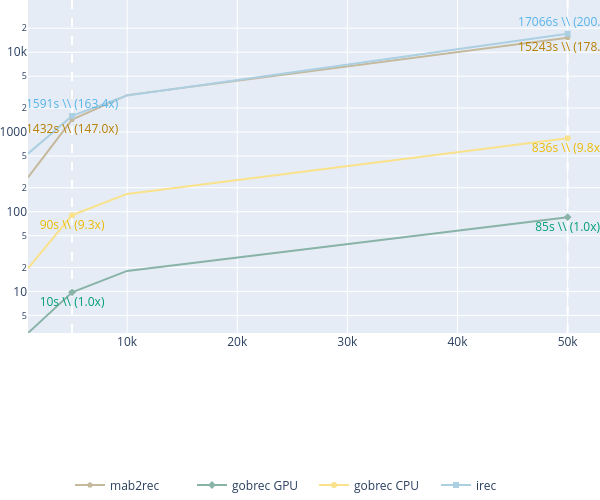

Notebook code for this chart:
### Code cell
symbols = {
    'gobrec GPU': 'diamond',
    'gobrec CPU': 'circle',
    'irec': 'square',
    'mab2rec': 'pentagon'
}

def generate_line_plot_with_enhances(df, x, y, color):
    fig = go.Figure()
    
    df['enhance'] = (
        df["Mean execution time (s)"] /
        df.groupby("Items number")
        .apply(lambda g: g.loc[g["Algorithm"] == "gobrec GPU", "Mean execution time (s)"].iloc[0])
        .reindex(df["Items number"]).values
    )
    
    df_group = df[df[color] == 'gobrec GPU']
    
    fig.add_vline(x=df_group[x].iloc[2], line=dict(color=vline_color, dash='dash'), layer='below')
    fig.add_vline(x=df_group[x].iloc[3], line=dict(color=vline_color, dash='dash'), layer='below')
    
    for c_group in df[color].unique():
        df_group = df[df[color] == c_group]

        fig.add_trace(
            go.Scatter(
                x=df_group[x],
                y=df_group[y],
                name=c_group,
                mode='lines',
                showlegend=False,
                line=dict(color=colors.get(c_group, 'black'))
            )
        )

    for c_group in df[color].unique():
        df_group = df[df[color] == c_group]
        
        if c_group == 'irec':
            text_position = "top center"
        else:
            text_position = "bottom center"

        fig.add_trace(
            go.Scatter(
                x=[df_group[x].iloc[2]],
                y=[df_group[y].iloc[2]],
                mode="markers+text",
                text=[f"{round(df_group[y].iloc[2])}s \\\\ ({round(df_group['enhance'].iloc[2], 1)}x)"],
                textposition=text_position,
                showlegend=False,
                textfont=dict(color=text_colors.get(c_group, 'black')),
                line=dict(color=colors.get(c_group, 'black')),
                marker_symbol=symbols.get(c_group, 'circle')
            )
        )

        fig.add_trace(
            go.Scatter(
                x=[df_group[x].iloc[3]],
                y=[df_group[y].iloc[3]],
                mode="markers+text",
                text=[f"{round(df_group[y].iloc[3])}s \\\\ ({round(df_group['enhance'].iloc[3], 1)}x)"],
                textposition=text_position,
                showlegend=False,
                textfont=dict(color=text_colors.get(c_group, 'black')),
                line=dict(color=colors.get(c_group, 'black')),
                marker_symbol=symbols.get(c_group, 'circle')
            )
        )
        
        fig.add_trace(
            go.Scatter(
                x=[None],
                y=[None],
                mode='lines+markers',
                name=c_group,
                line=dict(color=colors.get(c_group, 'black')),
                marker=dict(symbol=symbols.get(c_group, 'circle')),
                showlegend=True
            )
        )
        
        
    
    max_y = df[y].max()
    min_y = df[y].min()
    fig.update_yaxes(
        range=[
            np.log10(min_y),
            np.log10(max_y) * 1.1
        ]
    )
    fig.update_layout(
        legend_title_text='',
        yaxis_type="log",
        legend=dict(
            orientation="h",
            yanchor="bottom",
            y=-0.5,
            xanchor="center",
            entrywidth=77,
            x=0.5
        ),
        width=600,
        height=500,
        margin=dict(b=10, t=0, r=0, l=0)
    )

    return fig

generate_line_plot_with_enhances(df, x='Items number', y='Mean execution time (s)', color='Algorithm')

### Figure 1 — Plotly figure (JSON) as saved in the notebook; plotly's stock layout.template omitted (floating-point values rounded to 4 significant figures)
{"data": [{"line": {"color": "#C5B99C"}, "mode": "lines", "name": "mab2rec", "showlegend": false, "type": "scatter", "x": [1000, 5000, 10000, 50000], "y": [270.2, 1432.0, 2899.0, 15240.0]}, {"line": {"color": "#89B3A7"}, "mode": "lines", "name": "gobrec GPU", "showlegend": false, "type": "scatter", "x": [1000, 5000, 10000, 50000], "y": [3.011, 9.736, 18.1, 85.28]}, {"line": {"color": "#F9E28B"}, "mode": "lines", "name": "gobrec CPU", "showlegend": false, "type": "scatter", "x": [1000, 5000, 10000, 50000], "y": [19.53, 90.37, 167.2, 836.0]}, {"line": {"color": "#ACCFE2"}, "mode": "lines", "name": "irec", "showlegend": false, "type": "scatter", "x": [1000, 5000, 10000, 50000], "y": [534.5, 1591.0, 2864.0, 17070.0]}, {"line": {"color": "#C5B99C"}, "marker": {"symbol": "pentagon"}, "mode": "markers+text", "showlegend": false, "text": ["1432s \\\\ (147.0x)"], "textfont": {"color": "#B77F00"}, "textposition": "bottom center", "type": "scatter", "x": [5000], "y": [1432.0]}, {"line": {"color": "#C5B99C"}, "marker": {"symbol": "pentagon"}, "mode": "markers+text", "showlegend": false, "text": ["15243s \\\\ (178.7x)"], "textfont": {"color": "#B77F00"}, "textposition": "bottom center", "type": "scatter", "x": [50000], "y": [15240.0]}, {"line": {"color": "#C5B99C"}, "marker": {"symbol": "pentagon"}, "mode": "lines+markers", "name": "mab2rec", "showlegend": true, "type": "scatter", "x": [null], "y": [null]}, {"line": {"color": "#89B3A7"}, "marker": {"symbol": "diamond"}, "mode": "markers+text", "showlegend": false, "text": ["10s \\\\ (1.0x)"], "textfont": {"color": "#009E73"}, "textposition": "bottom center", "type": "scatter", "x": [5000], "y": [9.736]}, {"line": {"color": "#89B3A7"}, "marker": {"symbol": "diamond"}, "mode": "markers+text", "showlegend": false, "text": ["85s \\\\ (1.0x)"], "textfont": {"color": "#009E73"}, "textposition": "bottom center", "type": "scatter", "x": [50000], "y": [85.28]}, {"line": {"color": "#89B3A7"}, "marker": {"symbol": "diamond"}, "mode": "lines+markers", "name": "gobrec GPU", "showlegend": true, "type": "scatter", "x": [null], "y": [null]}, {"line": {"color": "#F9E28B"}, "marker": {"symbol": "circle"}, "mode": "markers+text", "showlegend": false, "text": ["90s \\\\ (9.3x)"], "textfont": {"color": "#ECBB00"}, "textposition": "bottom center", "type": "scatter", "x": [5000], "y": [90.37]}, {"line": {"color": "#F9E28B"}, "marker": {"symbol": "circle"}, "mode": "markers+text", "showlegend": false, "text": ["836s \\\\ (9.8x)"], "textfont": {"color": "#ECBB00"}, "textposition": "bottom center", "type": "scatter", "x": [50000], "y": [836.0]}, {"line": {"color": "#F9E28B"}, "marker": {"symbol": "circle"}, "mode": "lines+markers", "name": "gobrec CPU", "showlegend": true, "type": "scatter", "x": [null], "y": [null]}, {"line": {"color": "#ACCFE2"}, "marker": {"symbol": "square"}, "mode": "markers+text", "showlegend": false, "text": ["1591s \\\\ (163.4x)"], "textfont": {"color": "#56B4E9"}, "textposition": "top center", "type": "scatter", "x": [5000], "y": [1591.0]}, {"line": {"color": "#ACCFE2"}, "marker": {"symbol": "square"}, "mode": "markers+text", "showlegend": false, "text": ["17066s \\\\ (200.1x)"], "textfont": {"color": "#56B4E9"}, "textposition": "top center", "type": "scatter", "x": [50000], "y": [17070.0]}, {"line": {"color": "#ACCFE2"}, "marker": {"symbol": "square"}, "mode": "lines+markers", "name": "irec", "showlegend": true, "type": "scatter", "x": [null], "y": [null]}], "layout": {"height": 500, "legend": {"entrywidth": 77, "orientation": "h", "title": {"text": ""}, "x": 0.5, "xanchor": "center", "y": -0.5, "yanchor": "bottom"}, "margin": {"b": 10, "l": 0, "r": 0, "t": 0}, "shapes": [{"layer": "below", "line": {"color": "#ffffff", "dash": "dash"}, "type": "line", "x0": 5000, "x1": 5000, "xref": "x", "y0": 0, "y1": 1, "yref": "y domain"}, {"layer": "below", "line": {"color": "#ffffff", "dash": "dash"}, "type": "line", "x0": 50000, "x1": 50000, "xref": "x", "y0": 0, "y1": 1, "yref": "y domain"}], "width": 600, "yaxis": {"range": [0.4787, 4.655], "type": "log"}}}
